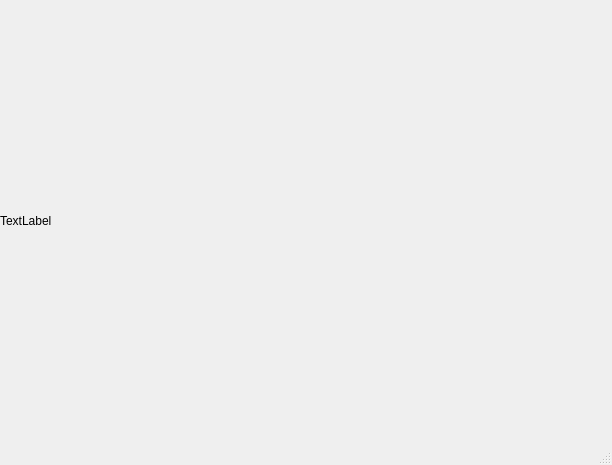
<?xml version="1.0" encoding="UTF-8"?>
<ui version="4.0">
 <class>MainWindow</class>
 <widget class="QMainWindow" name="MainWindow">
  <property name="geometry">
   <rect>
    <x>0</x>
    <y>0</y>
    <width>612</width>
    <height>465</height>
   </rect>
  </property>
  <property name="windowTitle">
   <string>MainWindow</string>
  </property>
  <widget class="QWidget" name="centralwidget">
   <widget class="QLabel" name="q_map">
    <property name="geometry">
     <rect>
      <x>0</x>
      <y>0</y>
      <width>611</width>
      <height>441</height>
     </rect>
    </property>
    <property name="text">
     <string>TextLabel</string>
    </property>
   </widget>
  </widget>
  <widget class="QMenuBar" name="menubar">
   <property name="geometry">
    <rect>
     <x>0</x>
     <y>0</y>
     <width>612</width>
     <height>21</height>
    </rect>
   </property>
  </widget>
  <widget class="QStatusBar" name="statusbar"/>
 </widget>
 <resources/>
 <connections/>
</ui>
